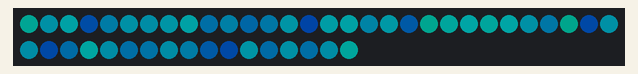
The sketch below on a simulated Arduino Uno, built with avr-gcc and run on an emulated ATmega328P. On the bench: 47 RGB LEDs in strip order, left to right, continuing on the next row. Dim RGB values are drawn brighter than linear; random numbers use the default seed unless the sketch sets one.

Above: at 0.16 s.
At 4.7 s:
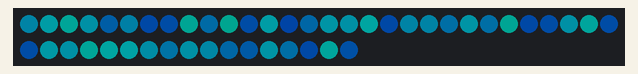
At 19.21 s:
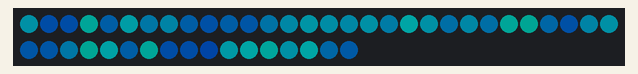
At 23.75 s:
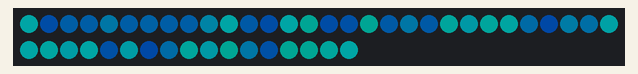
At 39.17 s:
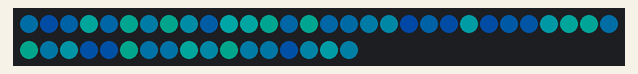

The sketch:

chestlights.ino
```cpp
#include <Adafruit_NeoPixel.h>

#define LED_PIN    4
#define LED_COUNT 47

Adafruit_NeoPixel strip(LED_COUNT, LED_PIN, NEO_GRB + NEO_KHZ800);


//BLUEGREENFADE
long maxHue = 39000;
long minHue = 31000;
long currentHue[48];
int h_directions[48];


void setup() {
  // put your setup code here, to run once:

  strip.begin();           // INITIALIZE NeoPixel strip object (REQUIRED)
  strip.show();            // Turn OFF all pixels ASAP
  strip.setBrightness(100); // Set BRIGHTNESS to about 1/5 (max = 255)


  for(int i=0; i<48; i++){
     currentHue[i] = random(minHue,maxHue);
  }


  for(int x=0; x<48; x++){

    h_directions[x] = 0;
    while ( h_directions[x] == 0){
     h_directions[x] = random(-14,14);
    }
    }


}

void loop() {
  // put your main code here, to run repeatedly:


    int led = 0;
      for (int i = 0; i<48; i++){
          led = i;
          currentHue[led] = currentHue[led] + h_directions[led]*20;
          if (currentHue[led] <= minHue ){
            currentHue[led] = minHue;
            h_directions[led] = - h_directions[led];
          }
          if (currentHue[led] >= maxHue ){
            currentHue[led] = maxHue;
            h_directions[led] = -h_directions[led];
          }
          strip.setPixelColor(i, strip.ColorHSV(currentHue[led], 255,100));
          led++;
      }
      strip.show();
      delay(10);


}


void wipe(){
      for(int i=0; i<11; i = i+2) {
         strip.setPixelColor(i, strip.Color(0,0,0));
         strip.setPixelColor(21-i, strip.Color(0,0,0));
      }
    strip.show(); // Update strip with new contents
  }
```
